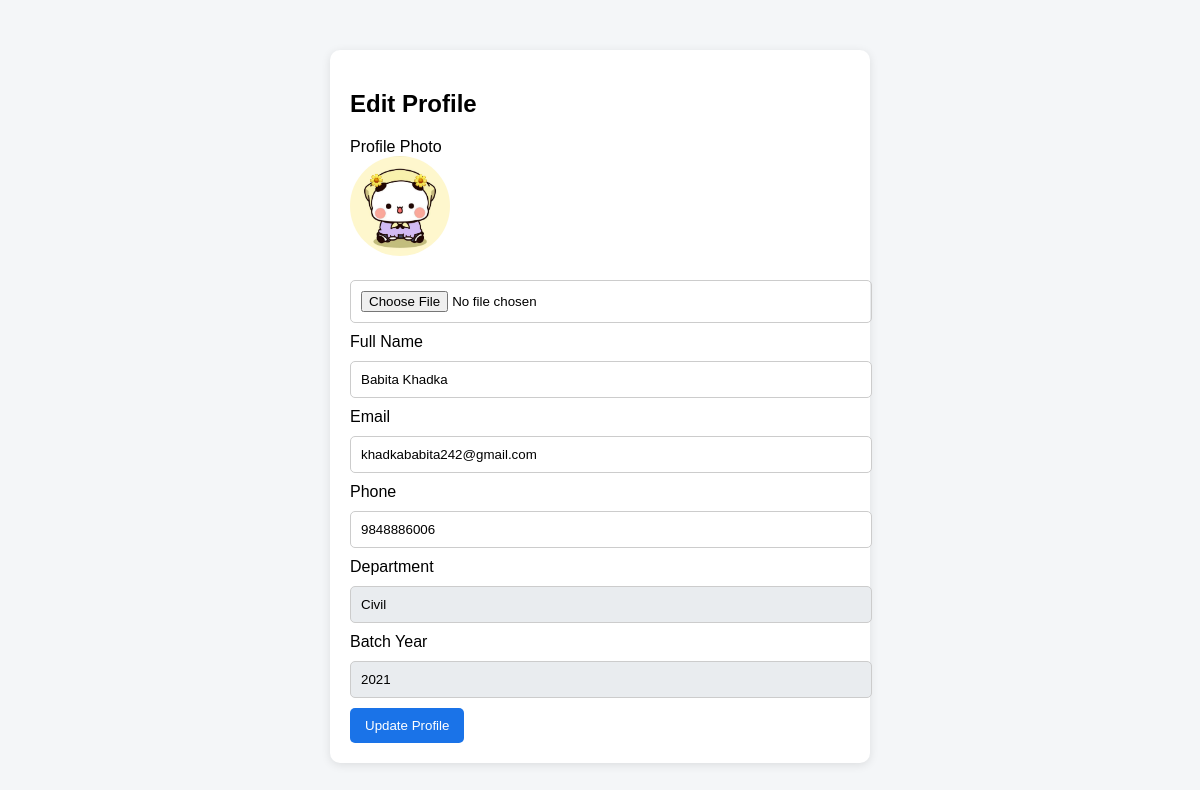
Page /student_edit_profile.php (signed in) on the committed database.
### tables this page shows
CREATE TABLE `students` (
  `id` int NOT NULL AUTO_INCREMENT,
  `full_name` varchar(100) NOT NULL,
  `email` varchar(100) NOT NULL,
  `student_id` varchar(20) DEFAULT NULL,
  `phone` varchar(20) DEFAULT NULL,
  `password` varchar(255) NOT NULL,
  `department` varchar(100) NOT NULL,
  `department_id` int DEFAULT NULL,
  `semester_id` int DEFAULT NULL,
  `faculty` varchar(100) DEFAULT NULL,
  `section` varchar(10) DEFAULT NULL,
  `batch_year` int DEFAULT NULL,
  `symbol_no` varchar(50) NOT NULL,
  `dob` date DEFAULT NULL,
  `profile_photo` varchar(255) DEFAULT 'images/default_user.png',
  `created_at` timestamp NULL DEFAULT CURRENT_TIMESTAMP,
  `otp` varchar(6) DEFAULT NULL,
  `otp_expiry` datetime DEFAULT NULL,
  `is_verified` tinyint(1) DEFAULT '0',
  `semester` tinyint(1) DEFAULT '1',
  `status` enum('active','inactive') DEFAULT 'active',
  PRIMARY KEY (`id`),
  UNIQUE KEY `email` (`email`),
  UNIQUE KEY `symbol_no` (`symbol_no`)
);

### student_edit_profile.php (the view, shortened to what this page needs)
<?php
require 'db_config.php';
$student_id = $_SESSION['student_id'];
$stmt = $conn->prepare("SELECT * FROM students WHERE id = ?");
$stmt->bind_param("i", $student_id);
$stmt->execute();
$result = $stmt->get_result();
$student = $result->fetch_assoc();
?>
<!DOCTYPE html>
<html lang="en">
<head>
</head>
<body>
<div class="container">
    <h2>Edit Profile</h2>
    <form action="" method="post" enctype="multipart/form-data">
        <label>Profile Photo</label><br>
        <img src="<?php echo !empty($student['profile_photo']) ? $student['profile_photo'] : 'default.png'; ?>" alt="Profile"><br>
        <input type="file" name="profile_photo">
        <label>Full Name</label>
        <input type="text" name="full_name" value="<?php echo htmlspecialchars($student['full_name'] ?? ''); ?>" required>
        <label>Email</label>
        <input type="email" name="email" value="<?php echo htmlspecialchars($student['email'] ?? ''); ?>" required>
        <label>Phone</label>
        <input type="text" name="phone" value="<?php echo htmlspecialchars($student['phone'] ?? ''); ?>">
        <label>Department</label>
        <input type="text" name="department" value="<?php echo htmlspecialchars($student['department'] ?? ''); ?>" readonly style="background-color:#e9ecef; cursor:not-allowed;">
        <label>Batch Year</label>
        <input type="text" name="batch_year" value="<?php echo htmlspecialchars($student['batch_year'] ?? ''); ?>" readonly style="background-color:#e9ecef; cursor:not-allowed;">
        <button type="submit">Update Profile</button>
    </form>
</div>
</body>
</html>

### student_edit_profile.php (style rules this page uses)
body { font-family: Arial; background: #f4f6f8; margin:0; padding:0; }
.container { max-width: 500px; margin:50px auto; background:white; padding:20px; border-radius:10px; box-shadow:0 2px 10px rgba(0,0,0,0.1); }
input[type=text], input[type=email], input[type=file] { width:100%; padding:10px; margin:10px 0; border-radius:5px; border:1px solid #ccc; }
button { padding:10px 15px; background:#1a73e8; color:white; border:none; border-radius:5px; cursor:pointer; }
img { width:100px; height:100px; border-radius:50%; object-fit:cover; margin-bottom:10px; }

### rows in the picture
students: profile_photo (picture), full_name "Babita Khadka", email "khadkababita242@gmail.com", phone "9848886006", department "Civil", batch_year "2021"
